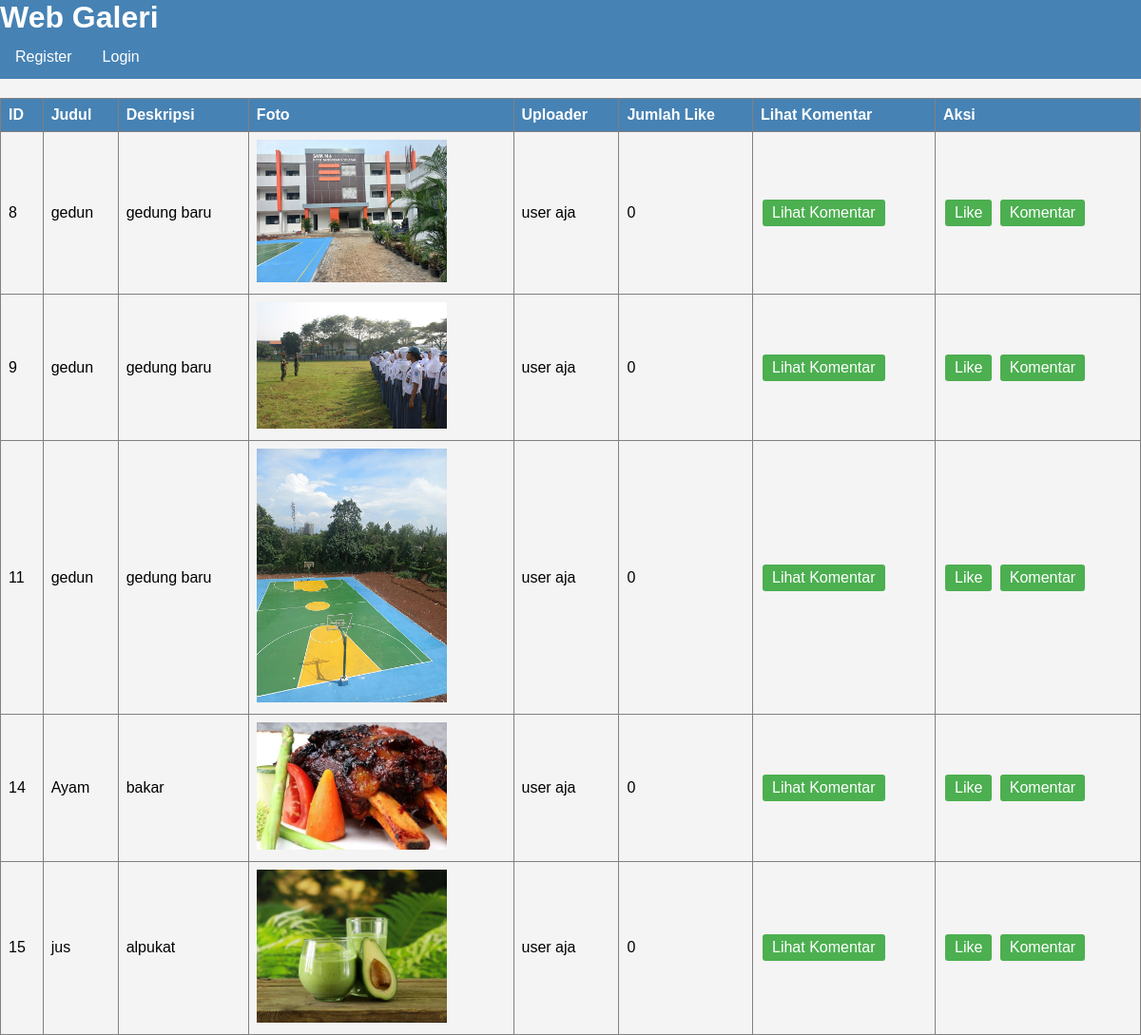
The app's page /home.php with its own data.
### tables this page shows
CREATE TABLE `foto` (
  `fotoid` int(11) NOT NULL,
  `judulfoto` varchar(255) NOT NULL,
  `deskripsifoto` text NOT NULL,
  `tanggalunggah` date NOT NULL,
  `lokasifile` varchar(255) NOT NULL,
  `albumid` int(11) NOT NULL,
  `userid` int(11) NOT NULL
);

CREATE TABLE `user` (
  `userid` int(11) NOT NULL,
  `username` varchar(255) NOT NULL,
  `password` varchar(255) NOT NULL,
  `email` varchar(255) NOT NULL,
  `namalengkap` varchar(255) NOT NULL,
  `alamat` text NOT NULL
);

### home.php (the view, shortened to what this page needs)
<!DOCTYPE html>
<html lang="en">
    <head>
    </head>
    <body>
        <h1>Web Galeri</h1>
        <?php
            if (!isset($_SESSION['userid'])) {
        ?>
            <ul>
                <li><a href="register.php">Register</a></li>
                <li><a href="index.php">Login</a></li>
            </ul>
        <?php
            }
        ?>
            <table width="100%" border="1" cellpadding="5" cellspacing="0">
                <tr>
                    <th>ID</th>
                    <th>Judul</th>
                    <th>Deskripsi</th>
                    <th>Foto</th>
                    <th>Uploader</th>
                    <th>Jumlah Like</th>
                    <th>Lihat Komentar</th>
                    <th>Aksi</th>
                </tr>
                <?php
                    include "koneksi.php";
                    $sql=mysqli_query($conn,"select * from foto,user where foto.userid=user.userid");
                    while ($data=mysqli_fetch_array($sql)){
                ?>
                <tr>
                    <td><?=$data['fotoid']?></td>
                    <td><?=$data['judulfoto']?></td>
                    <td><?=$data['deskripsifoto']?></td>
                    <td>
                        <img src="gambar/<?=$data['lokasifile']?>" width="200px">
                    </td>
                    <td><?=$data['namalengkap']?></td>
                    <td>
                        <?php
                            $fotoid=$data['fotoid'];
                            $sql2=mysqli_query($conn,"select * from likefoto where fotoid='$fotoid'");
                            echo mysqli_num_rows($sql2);
                        ?>
                    </td>
                    <td>
                        <a href="lihat_komentar.php?fotoid=<?=$data['fotoid']?>">Lihat Komentar</a>
                    </td>
                    <td>
                        <a href="like.php?fotoid=<?=$data['fotoid']?>">Like</a>
                        <a href="komentar.php?fotoid=<?=$data['fotoid']?>">Komentar</a>
                    </td>
                </tr>
                <?php
                    }
                ?>
            </table>
    </body>
</html>

### home.php (style rules this page uses)
body { font-family:Arial, sans-serif; margin: 0; padding: 0; background-color: #f4f4f4; }
h1 { list-style-type: none; margin: 0; padding: 0; overflow: hidden; color: white; background-color: #4682B4; }
ul { list-style-type: none; margin: 0; padding: 0; overflow: hidden; background-color: #4682B4; }
li { float: left; }
li a { display: block; color: white; text-align: center; padding: 14px 16px; text-decoration: none; }
table { width: 100%; border-collapse: collapse; margin-top:20px; }
th, td { border: 1 px solid #ddd; padding: 8px; text-align: left; }
th { background-color: #4682B4; color: white; }
img { max-width: 100%; height: auto; }
td a { text-decoration: none; padding: 5px 10px; margin: 2px; display: inline-block; background-color: #4CAF50; color: white; border-radius:3px; }

### records on screen
foto: fotoid "8", judulfoto "gedun", deskripsifoto "gedung baru", lokasifile (picture), userid.namalengkap "user aja", mysqli_num_rows($sql2) "0"
foto: fotoid "9", judulfoto "gedun", deskripsifoto "gedung baru", lokasifile (picture), userid.namalengkap "user aja", mysqli_num_rows($sql2) "0"
foto: fotoid "11", judulfoto "gedun", deskripsifoto "gedung baru", lokasifile (picture), userid.namalengkap "user aja", mysqli_num_rows($sql2) "0"
foto: fotoid "14", judulfoto "Ayam", deskripsifoto "bakar", lokasifile (picture), userid.namalengkap "user aja", mysqli_num_rows($sql2) "0"
foto: fotoid "15", judulfoto "jus", deskripsifoto "alpukat", lokasifile (picture), userid.namalengkap "user aja", mysqli_num_rows($sql2) "0"
